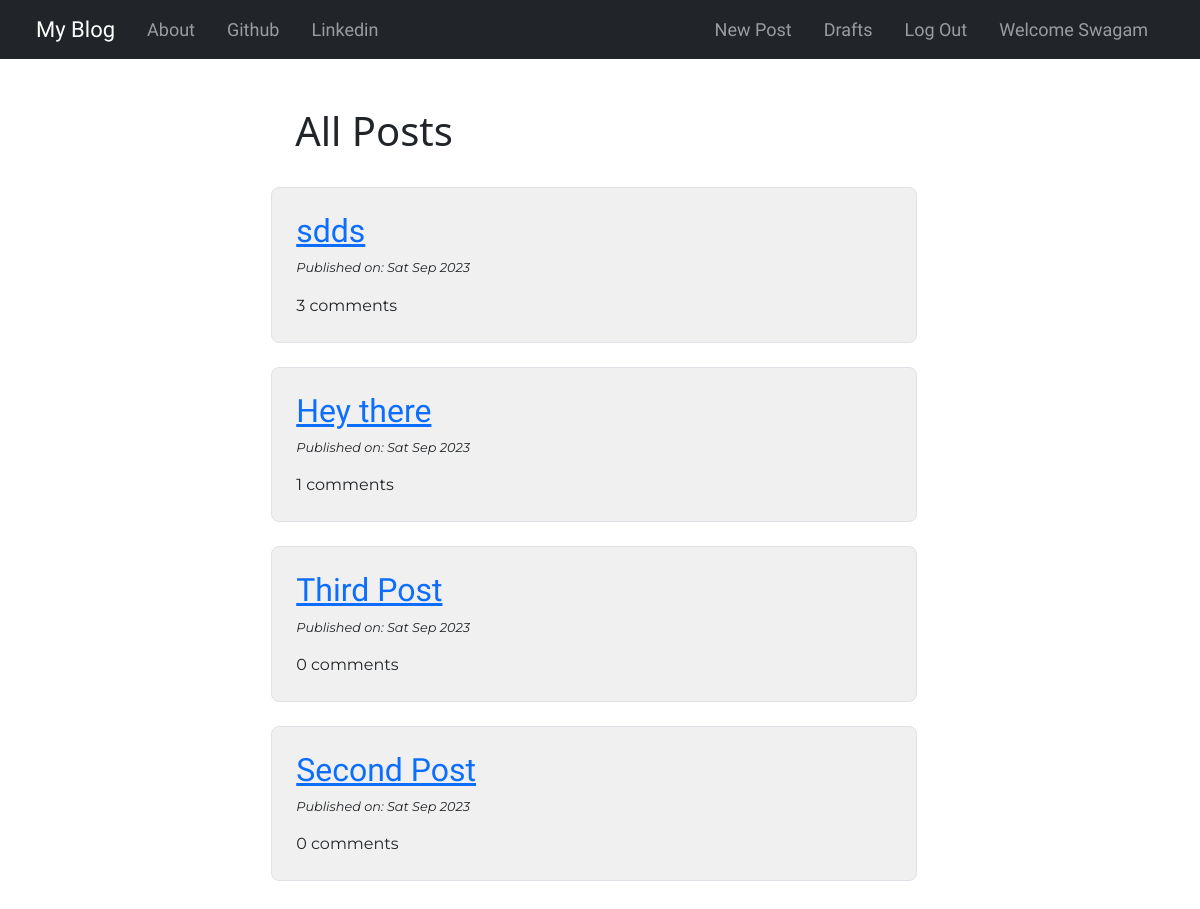
The app's page / (signed in) with its own data.
### blog/models.py (models this page shows, shortened)
class Post(models.Model):
    author = models.ForeignKey("auth.User", on_delete=models.CASCADE)
    title = models.CharField(max_length=200)
    text = models.TextField()
    date = models.DateTimeField(default=timezone.now)
    published_date = models.DateTimeField(blank=True, null=True)
    def approve_comments(self):
        return self.comments.filter(approved_comment=True)

### blog/views.py (the view)
# urls.py: path('', views.PostListView.as_view(), name='post_list'),
class PostListView(ListView):
    model = Post
    def get_queryset(self):
        return Post.objects.filter(published_date__lte = timezone.now()).order_by('-published_date')

### blog/templates/blog/post_list.html
{% extends 'blog/base.html' %}
{% block body_block %}
    <div class="container my-5" style="width:60%;">
        <h1 class="mx-4">All Posts</h1>
        <br>
        {% for post in post_list %}
        <div class="px-4 pt-4 pb-2 mb-4 shadow-4 rounded-3 centerstage border" style="background-color:hsl(0, 0%, 94%);">
            <div>
                <h3 class="listtitleblog loader"><a href="{% url 'blog:post_detail' pk=post.pk %}">{{ post.title }}</a></h3>
            </div>
            <div>
                <p class="listdateblog"><i>Published on: {{ post.published_date|date:"D M Y"}}</i></p>
            </div>
            <div class="comments">
                <p><a href="{% url 'blog:post_detail' pk=post.pk %}"></a>{{ post.approve_comments.count }} comments</p>
            </div>
        </div>
        {% endfor %}
    </div>
{% endblock %}

### blog/templates/blog/base.html (shortened to what this page needs)
<!DOCTYPE html>
{% load static %}
{% load bootstrap_icons %}
<html lang="en">
<head>
    <link href="https://cdn.jsdelivr.net/npm/bootstrap@5.3.2/dist/css/bootstrap.min.css" rel="stylesheet">
    <link rel="stylesheet" href="//cdn.jsdelivr.net/npm/medium-editor@latest/dist/css/medium-editor.min.css" type="text/css" media="screen" charset="utf-8">
    <link rel="stylesheet" href="{% static 'css/blog.css' %}">
</head>
<body>
    <nav class="navbar navbar-expand-lg navbar-dark bg-dark navbar-static-top techfont">
        <div class="container-fluid mx-4">
          <a class="navbar-brand bigbrand" href="{% url 'blog:post_list' %}">My Blog</a>
          <div class="collapse navbar-collapse justify-content-between" id="navbarNavAltMarkup">
            <div class="navbar-nav">
                <a class="nav-link mx-2" href="{% url 'blog:about' %}">About</a>
              <a class="nav-link mx-2" href="https://github.com/">Github</a>
              <a class="nav-link mx-2" href="https://linkedin.com/">Linkedin</a>
            </div>
            <div class="navbar-nav">
                {% if user.is_authenticated %}
                    <a class="nav-link mx-2" href="{% url 'blog:post_new' %}">New Post</a>
                    <a class="nav-link mx-2" href="{% url 'blog:post_draft_list' %}">Drafts</a>
                    <a class="nav-link mx-2" href="{% url 'logout' %}">Log Out</a>
                    <a class="nav-link mx-2">Welcome {{ user.username }}</a>
                    {% else %}
                    <a class="nav-link mx-2" href="{% url 'login' %}"><span>{% bs_icon 'person-fill' size='1.5em' %}</span></a>
                {% endif %}
            </div>
          </div>
        </div>
    </nav>
    <div class="content container m-4">
        {% block body_block %}
        {% endblock %}
    </div>
</body>
</html>

### blog/static/css/blog.css (style rules this page uses)
.techfont { font-family: 'Mooli', sans-serif; font-size: 18px; margin-bottom: 10px; }
.bigbrand { font-size: 22px; }
.centerstage { margin-left: auto; margin-right: auto; }
.listtitleblog { font-family: 'Mooli', sans-serif; font-size: 2em; text-align: left; }
.listdateblog { font-family: 'Montserrat'; font-size: 0.8em; }
.comments { font-family: 'Montserrat'; font-size: 1em; }
.loader { filter:hue-rotate(0deg); color:linear-gradient(45deg,#0f8,#08f); animation:hue 10000ms infinite linear; }

### records on screen
Post: title "sdds", published_date "Sat Sep 2023", approve_comments.count "3"
Post: title "Hey there", published_date "Sat Sep 2023", approve_comments.count "1"
Post: title "Third Post", published_date "Sat Sep 2023", approve_comments.count "0"
Post: title "Second Post", published_date "Sat Sep 2023", approve_comments.count "0"

### other values on screen
{{ user.username }} "Swagam"
